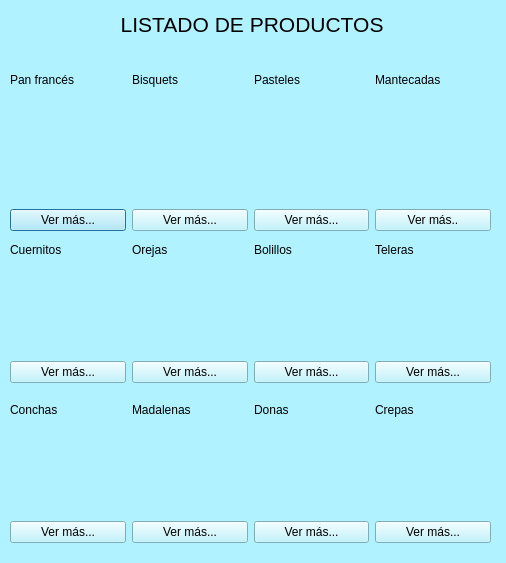
<?xml version="1.0" encoding="UTF-8"?>
<ui version="4.0">
 <class>Productos</class>
 <widget class="QDialog" name="Productos">
  <property name="geometry">
   <rect>
    <x>0</x>
    <y>0</y>
    <width>506</width>
    <height>563</height>
   </rect>
  </property>
  <property name="windowTitle">
   <string>Dialog</string>
  </property>
  <property name="styleSheet">
   <string notr="true">background-color:rgb(176, 242, 255);
border-color: rgb(0, 0, 0);
gridline-color: rgb(0, 0, 0);
border-color: rgb(0, 0, 0);</string>
  </property>
  <widget class="QLabel" name="label">
   <property name="geometry">
    <rect>
     <x>10</x>
     <y>9</y>
     <width>491</width>
     <height>31</height>
    </rect>
   </property>
   <property name="font">
    <font>
     <pointsize>16</pointsize>
    </font>
   </property>
   <property name="layoutDirection">
    <enum>Qt::RightToLeft</enum>
   </property>
   <property name="text">
    <string>                   LISTADO DE PRODUCTOS</string>
   </property>
   <property name="scaledContents">
    <bool>true</bool>
   </property>
  </widget>
  <widget class="QWidget" name="layoutWidget">
   <property name="geometry">
    <rect>
     <x>10</x>
     <y>208</y>
     <width>481</width>
     <height>25</height>
    </rect>
   </property>
   <layout class="QHBoxLayout" name="horizontalLayout">
    <item>
     <widget class="QPushButton" name="pushButton">
      <property name="text">
       <string>Ver más...</string>
      </property>
     </widget>
    </item>
    <item>
     <widget class="QPushButton" name="pushButton_2">
      <property name="text">
       <string>Ver más...</string>
      </property>
     </widget>
    </item>
    <item>
     <widget class="QPushButton" name="pushButton_3">
      <property name="text">
       <string>Ver más...</string>
      </property>
     </widget>
    </item>
    <item>
     <widget class="QPushButton" name="pushButton_4">
      <property name="text">
       <string>Ver más..</string>
      </property>
     </widget>
    </item>
   </layout>
  </widget>
  <widget class="QWidget" name="layoutWidget">
   <property name="geometry">
    <rect>
     <x>10</x>
     <y>360</y>
     <width>481</width>
     <height>25</height>
    </rect>
   </property>
   <layout class="QHBoxLayout" name="horizontalLayout_2">
    <item>
     <widget class="QPushButton" name="pushButton_5">
      <property name="text">
       <string>Ver más...</string>
      </property>
     </widget>
    </item>
    <item>
     <widget class="QPushButton" name="pushButton_6">
      <property name="text">
       <string>Ver más...</string>
      </property>
     </widget>
    </item>
    <item>
     <widget class="QPushButton" name="pushButton_7">
      <property name="text">
       <string>Ver más...</string>
      </property>
     </widget>
    </item>
    <item>
     <widget class="QPushButton" name="pushButton_8">
      <property name="text">
       <string>Ver más...</string>
      </property>
     </widget>
    </item>
   </layout>
  </widget>
  <widget class="QWidget" name="layoutWidget">
   <property name="geometry">
    <rect>
     <x>10</x>
     <y>70</y>
     <width>481</width>
     <height>20</height>
    </rect>
   </property>
   <layout class="QHBoxLayout" name="horizontalLayout_3">
    <item>
     <widget class="QLabel" name="label_2">
      <property name="text">
       <string>Pan francés</string>
      </property>
     </widget>
    </item>
    <item>
     <widget class="QLabel" name="label_3">
      <property name="text">
       <string>Bisquets</string>
      </property>
     </widget>
    </item>
    <item>
     <widget class="QLabel" name="label_4">
      <property name="text">
       <string>Pasteles</string>
      </property>
     </widget>
    </item>
    <item>
     <widget class="QLabel" name="label_5">
      <property name="text">
       <string>Mantecadas</string>
      </property>
     </widget>
    </item>
   </layout>
  </widget>
  <widget class="QWidget" name="layoutWidget">
   <property name="geometry">
    <rect>
     <x>10</x>
     <y>240</y>
     <width>481</width>
     <height>20</height>
    </rect>
   </property>
   <layout class="QHBoxLayout" name="horizontalLayout_4">
    <item>
     <widget class="QLabel" name="label_6">
      <property name="text">
       <string>Cuernitos</string>
      </property>
     </widget>
    </item>
    <item>
     <widget class="QLabel" name="label_7">
      <property name="text">
       <string>Orejas</string>
      </property>
     </widget>
    </item>
    <item>
     <widget class="QLabel" name="label_8">
      <property name="text">
       <string>Bolillos</string>
      </property>
     </widget>
    </item>
    <item>
     <widget class="QLabel" name="label_9">
      <property name="text">
       <string>Teleras</string>
      </property>
     </widget>
    </item>
   </layout>
  </widget>
  <widget class="QWidget" name="layoutWidget">
   <property name="geometry">
    <rect>
     <x>10</x>
     <y>400</y>
     <width>481</width>
     <height>20</height>
    </rect>
   </property>
   <layout class="QHBoxLayout" name="horizontalLayout_5">
    <item>
     <widget class="QLabel" name="label_10">
      <property name="text">
       <string>Conchas</string>
      </property>
     </widget>
    </item>
    <item>
     <widget class="QLabel" name="label_11">
      <property name="text">
       <string>Madalenas</string>
      </property>
     </widget>
    </item>
    <item>
     <widget class="QLabel" name="label_12">
      <property name="text">
       <string>Donas</string>
      </property>
     </widget>
    </item>
    <item>
     <widget class="QLabel" name="label_13">
      <property name="text">
       <string>Crepas</string>
      </property>
     </widget>
    </item>
   </layout>
  </widget>
  <widget class="QWidget" name="layoutWidget">
   <property name="geometry">
    <rect>
     <x>10</x>
     <y>520</y>
     <width>481</width>
     <height>25</height>
    </rect>
   </property>
   <layout class="QHBoxLayout" name="horizontalLayout_6">
    <item>
     <widget class="QPushButton" name="pushButton_9">
      <property name="text">
       <string>Ver más...</string>
      </property>
     </widget>
    </item>
    <item>
     <widget class="QPushButton" name="pushButton_10">
      <property name="text">
       <string>Ver más...</string>
      </property>
     </widget>
    </item>
    <item>
     <widget class="QPushButton" name="pushButton_11">
      <property name="text">
       <string>Ver más...</string>
      </property>
     </widget>
    </item>
    <item>
     <widget class="QPushButton" name="pushButton_12">
      <property name="autoFillBackground">
       <bool>false</bool>
      </property>
      <property name="styleSheet">
       <string notr="true"/>
      </property>
      <property name="text">
       <string>Ver más...</string>
      </property>
     </widget>
    </item>
   </layout>
  </widget>
  <widget class="QLabel" name="label_17">
   <property name="geometry">
    <rect>
     <x>380</x>
     <y>100</y>
     <width>101</width>
     <height>101</height>
    </rect>
   </property>
   <property name="text">
    <string/>
   </property>
   <property name="pixmap">
    <pixmap resource="pastel.qrc">:/Images/Mantecada-Royal.jpg</pixmap>
   </property>
   <property name="scaledContents">
    <bool>true</bool>
   </property>
  </widget>
  <widget class="QLabel" name="label_20">
   <property name="geometry">
    <rect>
     <x>260</x>
     <y>262</y>
     <width>91</width>
     <height>91</height>
    </rect>
   </property>
   <property name="text">
    <string/>
   </property>
   <property name="pixmap">
    <pixmap resource="pastel.qrc">:/Images/bolilo.png</pixmap>
   </property>
   <property name="scaledContents">
    <bool>true</bool>
   </property>
  </widget>
  <widget class="QLabel" name="label_21">
   <property name="geometry">
    <rect>
     <x>380</x>
     <y>260</y>
     <width>101</width>
     <height>91</height>
    </rect>
   </property>
   <property name="text">
    <string/>
   </property>
   <property name="pixmap">
    <pixmap resource="pastel.qrc">:/Images/telera.jpg</pixmap>
   </property>
   <property name="scaledContents">
    <bool>true</bool>
   </property>
  </widget>
  <widget class="QLabel" name="label_22">
   <property name="geometry">
    <rect>
     <x>10</x>
     <y>422</y>
     <width>101</width>
     <height>91</height>
    </rect>
   </property>
   <property name="text">
    <string/>
   </property>
   <property name="pixmap">
    <pixmap resource="pastel.qrc">:/Images/conchaspanmexicano.jpg</pixmap>
   </property>
   <property name="scaledContents">
    <bool>true</bool>
   </property>
  </widget>
  <widget class="QLabel" name="label_23">
   <property name="geometry">
    <rect>
     <x>130</x>
     <y>420</y>
     <width>111</width>
     <height>91</height>
    </rect>
   </property>
   <property name="text">
    <string/>
   </property>
   <property name="pixmap">
    <pixmap resource="pastel.qrc">:/Images/madalenas=3.JPG</pixmap>
   </property>
   <property name="scaledContents">
    <bool>true</bool>
   </property>
  </widget>
  <widget class="QLabel" name="label_24">
   <property name="geometry">
    <rect>
     <x>260</x>
     <y>420</y>
     <width>101</width>
     <height>91</height>
    </rect>
   </property>
   <property name="text">
    <string/>
   </property>
   <property name="pixmap">
    <pixmap resource="pastel.qrc">:/Images/dona.png</pixmap>
   </property>
   <property name="scaledContents">
    <bool>true</bool>
   </property>
  </widget>
  <widget class="QLabel" name="label_25">
   <property name="geometry">
    <rect>
     <x>376</x>
     <y>422</y>
     <width>101</width>
     <height>91</height>
    </rect>
   </property>
   <property name="text">
    <string/>
   </property>
   <property name="pixmap">
    <pixmap resource="pastel.qrc">:/Images/crepa.jpg</pixmap>
   </property>
   <property name="scaledContents">
    <bool>true</bool>
   </property>
  </widget>
  <widget class="QLabel" name="label_14">
   <property name="geometry">
    <rect>
     <x>10</x>
     <y>100</y>
     <width>111</width>
     <height>101</height>
    </rect>
   </property>
   <property name="text">
    <string/>
   </property>
   <property name="pixmap">
    <pixmap resource="pastel.qrc">:/Images/pan-frances.png</pixmap>
   </property>
   <property name="scaledContents">
    <bool>true</bool>
   </property>
  </widget>
  <widget class="QLabel" name="label_15">
   <property name="geometry">
    <rect>
     <x>130</x>
     <y>100</y>
     <width>101</width>
     <height>91</height>
    </rect>
   </property>
   <property name="text">
    <string/>
   </property>
   <property name="pixmap">
    <pixmap resource="pastel.qrc">:/Images/Cookie.png</pixmap>
   </property>
   <property name="scaledContents">
    <bool>true</bool>
   </property>
  </widget>
  <widget class="QLabel" name="label_16">
   <property name="geometry">
    <rect>
     <x>250</x>
     <y>100</y>
     <width>121</width>
     <height>91</height>
    </rect>
   </property>
   <property name="text">
    <string/>
   </property>
   <property name="pixmap">
    <pixmap resource="pastel.qrc">:/Images/Pastel_chocolate_transparente.png</pixmap>
   </property>
   <property name="scaledContents">
    <bool>true</bool>
   </property>
  </widget>
  <widget class="QLabel" name="label_18">
   <property name="geometry">
    <rect>
     <x>10</x>
     <y>260</y>
     <width>111</width>
     <height>101</height>
    </rect>
   </property>
   <property name="text">
    <string/>
   </property>
   <property name="pixmap">
    <pixmap resource="pastel.qrc">:/Images/cuernito-jamon-queso.png</pixmap>
   </property>
   <property name="scaledContents">
    <bool>true</bool>
   </property>
  </widget>
  <widget class="QLabel" name="label_19">
   <property name="geometry">
    <rect>
     <x>136</x>
     <y>262</y>
     <width>111</width>
     <height>91</height>
    </rect>
   </property>
   <property name="text">
    <string/>
   </property>
   <property name="pixmap">
    <pixmap resource="pastel.qrc">:/Images/Oreja.png</pixmap>
   </property>
   <property name="scaledContents">
    <bool>true</bool>
   </property>
  </widget>
 </widget>
 <resources>
  <include location="pastel.qrc"/>
 </resources>
 <connections/>
</ui>
